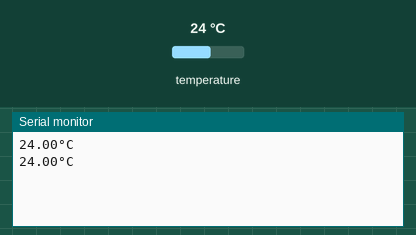
The program below on a simulated ESP32. Parts: the last lines printed to the serial monitor. The test bench sets the inputs (shaded band); at power-on: temperature 24 °C.

Above: at 7.3 s.
7.4 s: temperature set to 12 °C
At 13.3 s:
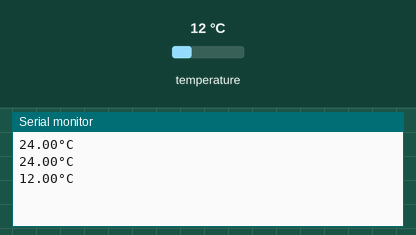
14.1 s: temperature set to 19 °C
At 18.8 s:
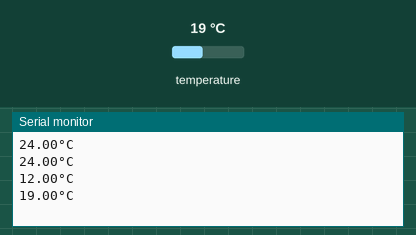
Timing chart, 0 to 20.3 s (numbered marks = the images above; inputs shaded):
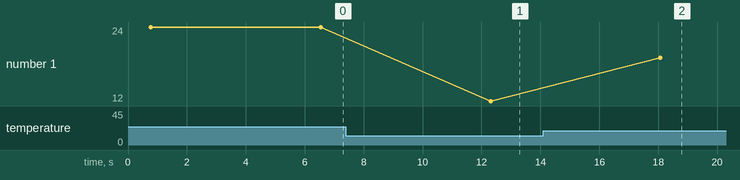

Measured:
- after the input at 7.4 s, the serial monitor: prints a new line after 4.9 s (image 1)
- after the input at 14.1 s, the serial monitor: prints a new line after 4.0 s (image 2)
- plotted number 1: 24 → 12 after the input at 7.4 s, 12 → 19 after the input at 14.1 s

The program:

main.cpp
```cpp
#include <Arduino.h>
#include <OneWire.h>
#include <DallasTemperature.h>

// GPIO where the DS18B20 is connected to
const int oneWireBus = 4;

// Setup a oneWire instance to communicate with any OneWire devices
OneWire oneWire(oneWireBus);

// Pass our oneWire reference to Dallas Temperature sensor
DallasTemperature sensors(&oneWire);

void setup() {
  // Start the Serial Monitor
  Serial.begin(9600);
  // Start the DS18B20 sensor
  sensors.begin();
}

void loop() {
  sensors.requestTemperatures();
  float temperatureC = sensors.getTempCByIndex(0);
  Serial.print(temperatureC);
  Serial.println("°C");
  delay(5000);
}
```
